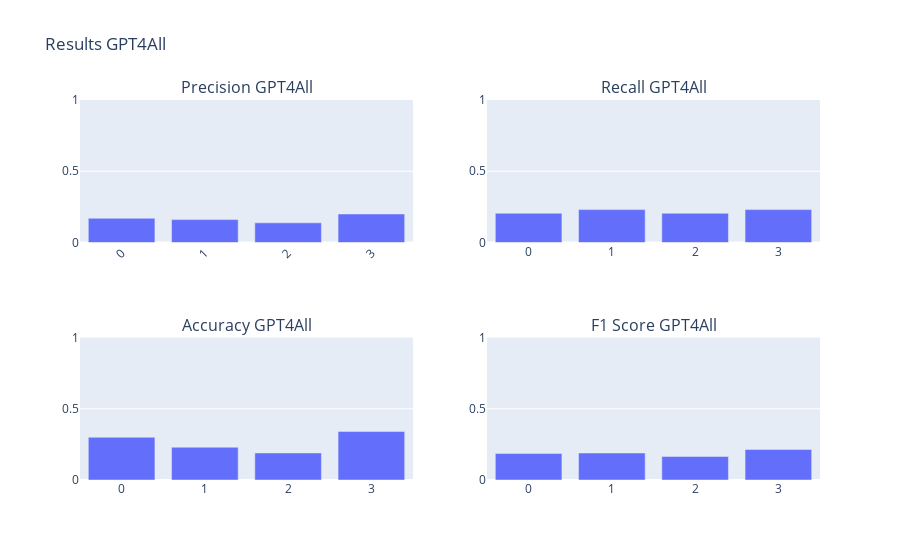

The cell this chart's notebook holds for it:
### Markdown cell above
### Medium Difficulty

### Code cell
folder = "data/results/gpt4all/curated"
files = get_json_files(folder)

results_cg = calculate_results(files, folder, model_name="GPT4All")
create_chart(results_cg)

### Figure 1 — Plotly figure (JSON) as saved in the notebook; plotly's stock layout.template omitted (floating-point values rounded to 4 significant figures)
{"data": [{"alignmentgroup": "True", "hovertemplate": "Index=%{x}<br>Accuracy=%{y}<extra></extra>", "legendgroup": "", "marker": {"color": "#636efa", "pattern": {"shape": ""}}, "name": "", "offsetgroup": "", "orientation": "v", "showlegend": false, "textposition": "auto", "type": "bar", "x": ["0", "1", "2", "3"], "xaxis": "x3", "y": [0.3, 0.23, 0.19, 0.34], "yaxis": "y3"}, {"alignmentgroup": "True", "hovertemplate": "Index=%{x}<br>Precision=%{y}<extra></extra>", "legendgroup": "", "marker": {"color": "#636efa", "pattern": {"shape": ""}}, "name": "", "offsetgroup": "", "orientation": "v", "showlegend": false, "textposition": "auto", "type": "bar", "x": ["0", "1", "2", "3"], "xaxis": "x", "y": [0.1702, 0.1607, 0.1379, 0.2], "yaxis": "y"}, {"alignmentgroup": "True", "hovertemplate": "Index=%{x}<br>Recall=%{y}<extra></extra>", "legendgroup": "", "marker": {"color": "#636efa", "pattern": {"shape": ""}}, "name": "", "offsetgroup": "", "orientation": "v", "showlegend": false, "textposition": "auto", "type": "bar", "x": ["0", "1", "2", "3"], "xaxis": "x2", "y": [0.2051, 0.2308, 0.2051, 0.2308], "yaxis": "y2"}, {"alignmentgroup": "True", "hovertemplate": "Index=%{x}<br>F1 Score=%{y}<extra></extra>", "legendgroup": "", "marker": {"color": "#636efa", "pattern": {"shape": ""}}, "name": "", "offsetgroup": "", "orientation": "v", "showlegend": false, "textposition": "auto", "type": "bar", "x": ["0", "1", "2", "3"], "xaxis": "x4", "y": [0.186, 0.1895, 0.1649, 0.2143], "yaxis": "y4"}], "layout": {"annotations": [{"font": {"size": 16}, "showarrow": false, "text": "Precision GPT4All", "x": 0.225, "xanchor": "center", "xref": "paper", "y": 1, "yanchor": "bottom", "yref": "paper"}, {"font": {"size": 16}, "showarrow": false, "text": "Recall GPT4All", "x": 0.775, "xanchor": "center", "xref": "paper", "y": 1, "yanchor": "bottom", "yref": "paper"}, {"font": {"size": 16}, "showarrow": false, "text": "Accuracy GPT4All", "x": 0.225, "xanchor": "center", "xref": "paper", "y": 0.375, "yanchor": "bottom", "yref": "paper"}, {"font": {"size": 16}, "showarrow": false, "text": "F1 Score GPT4All", "x": 0.775, "xanchor": "center", "xref": "paper", "y": 0.375, "yanchor": "bottom", "yref": "paper"}], "title": {"text": "Results GPT4All"}, "xaxis": {"anchor": "y", "domain": [0, 0.45], "tickangle": -45}, "xaxis2": {"anchor": "y2", "domain": [0.55, 1]}, "xaxis3": {"anchor": "y3", "domain": [0, 0.45]}, "xaxis4": {"anchor": "y4", "domain": [0.55, 1]}, "yaxis": {"anchor": "x", "domain": [0.625, 1], "range": [0, 1]}, "yaxis2": {"anchor": "x2", "domain": [0.625, 1], "range": [0, 1]}, "yaxis3": {"anchor": "x3", "domain": [0, 0.375], "range": [0, 1]}, "yaxis4": {"anchor": "x4", "domain": [0, 0.375], "range": [0, 1]}}}
